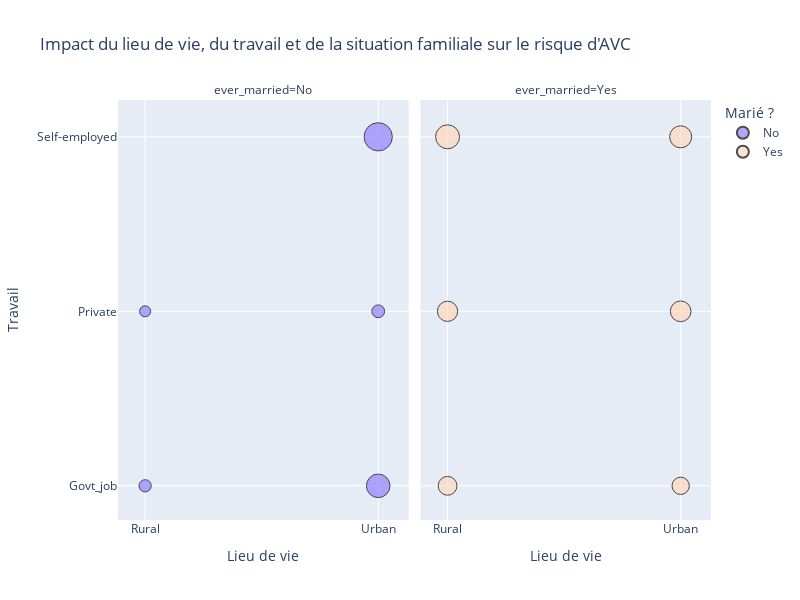

Notebook code cell kept with this figure:
### Markdown cell above
Le lieu de vie, le travail mais également la famille peuvent influencer le taux de stress, un changement de mode de vie et de lieu de vie. Voyons si ces caractères ont un impact important sur le risque d’avoir un AVC.

### Code cell
df = init_traitement_DB()
df = df[df["age"] > 18]
grouped = df.groupby(["Residence_type", "work_type", "ever_married"])["stroke"].mean().reset_index()

fig = px.scatter(grouped, x="Residence_type", y="work_type",
                 size="stroke", color="ever_married", color_discrete_map={"Yes": "#FFD8BE", "No": "#9381FF"},
                 hover_name="Residence_type", facet_col="ever_married",
                 title="Impact du lieu de vie, du travail et de la situation familiale sur le risque d'AVC",
                 labels={"stroke": "Pourcentage d'AVC", "Residence_type": "Lieu de vie", "work_type": "Travail"},
                 width=800, height=600)
fig.update_layout(showlegend=True)
fig.update_layout(legend_title_text="Marié ?")
fig.for_each_trace(lambda t: t.update(marker=dict(line=dict(width=1, color='Black'))))

fig.show()

### Figure 1 — Plotly figure (JSON) as saved in the notebook; plotly's stock layout.template omitted (floating-point values rounded to 4 significant figures)
{"data": [{"hovertemplate": "<b>%{hovertext}</b><br><br>ever_married=No<br>Lieu de vie=%{x}<br>Travail=%{y}<br>Pourcentage d'AVC=%{marker.size}<extra></extra>", "hovertext": ["Rural", "Rural", "Rural", "Urban", "Urban", "Urban"], "legendgroup": "No", "marker": {"color": "#9381FF", "size": [0.02041, 0.01661, 0.0, 0.07547, 0.02229, 0.1087], "sizemode": "area", "sizeref": 0.0002717, "symbol": "circle", "line": {"color": "Black", "width": 1}}, "mode": "markers", "name": "No", "orientation": "v", "showlegend": true, "x": ["Rural", "Rural", "Rural", "Urban", "Urban", "Urban"], "xaxis": "x", "y": ["Govt_job", "Private", "Self-employed", "Govt_job", "Private", "Self-employed"], "yaxis": "y", "type": "scatter"}, {"hovertemplate": "<b>%{hovertext}</b><br><br>ever_married=Yes<br>Lieu de vie=%{x}<br>Travail=%{y}<br>Pourcentage d'AVC=%{marker.size}<extra></extra>", "hovertext": ["Rural", "Rural", "Rural", "Urban", "Urban", "Urban"], "legendgroup": "Yes", "marker": {"color": "#FFD8BE", "size": [0.04819, 0.05589, 0.07788, 0.04074, 0.05824, 0.06609], "sizemode": "area", "sizeref": 0.0002717, "symbol": "circle", "line": {"color": "Black", "width": 1}}, "mode": "markers", "name": "Yes", "orientation": "v", "showlegend": true, "x": ["Rural", "Rural", "Rural", "Urban", "Urban", "Urban"], "xaxis": "x2", "y": ["Govt_job", "Private", "Self-employed", "Govt_job", "Private", "Self-employed"], "yaxis": "y2", "type": "scatter"}], "layout": {"xaxis": {"anchor": "y", "domain": [0.0, 0.49], "title": {"text": "Lieu de vie"}}, "yaxis": {"anchor": "x", "domain": [0.0, 1.0], "title": {"text": "Travail"}}, "xaxis2": {"anchor": "y2", "domain": [0.51, 1.0], "matches": "x", "title": {"text": "Lieu de vie"}}, "yaxis2": {"anchor": "x2", "domain": [0.0, 1.0], "matches": "y", "showticklabels": false}, "annotations": [{"font": {}, "showarrow": false, "text": "ever_married=No", "x": 0.245, "xanchor": "center", "xref": "paper", "y": 1.0, "yanchor": "bottom", "yref": "paper"}, {"font": {}, "showarrow": false, "text": "ever_married=Yes", "x": 0.755, "xanchor": "center", "xref": "paper", "y": 1.0, "yanchor": "bottom", "yref": "paper"}], "legend": {"title": {"text": "Marié ?"}, "tracegroupgap": 0, "itemsizing": "constant"}, "title": {"text": "Impact du lieu de vie, du travail et de la situation familiale sur le risque d'AVC"}, "height": 600, "width": 800, "showlegend": true}}
